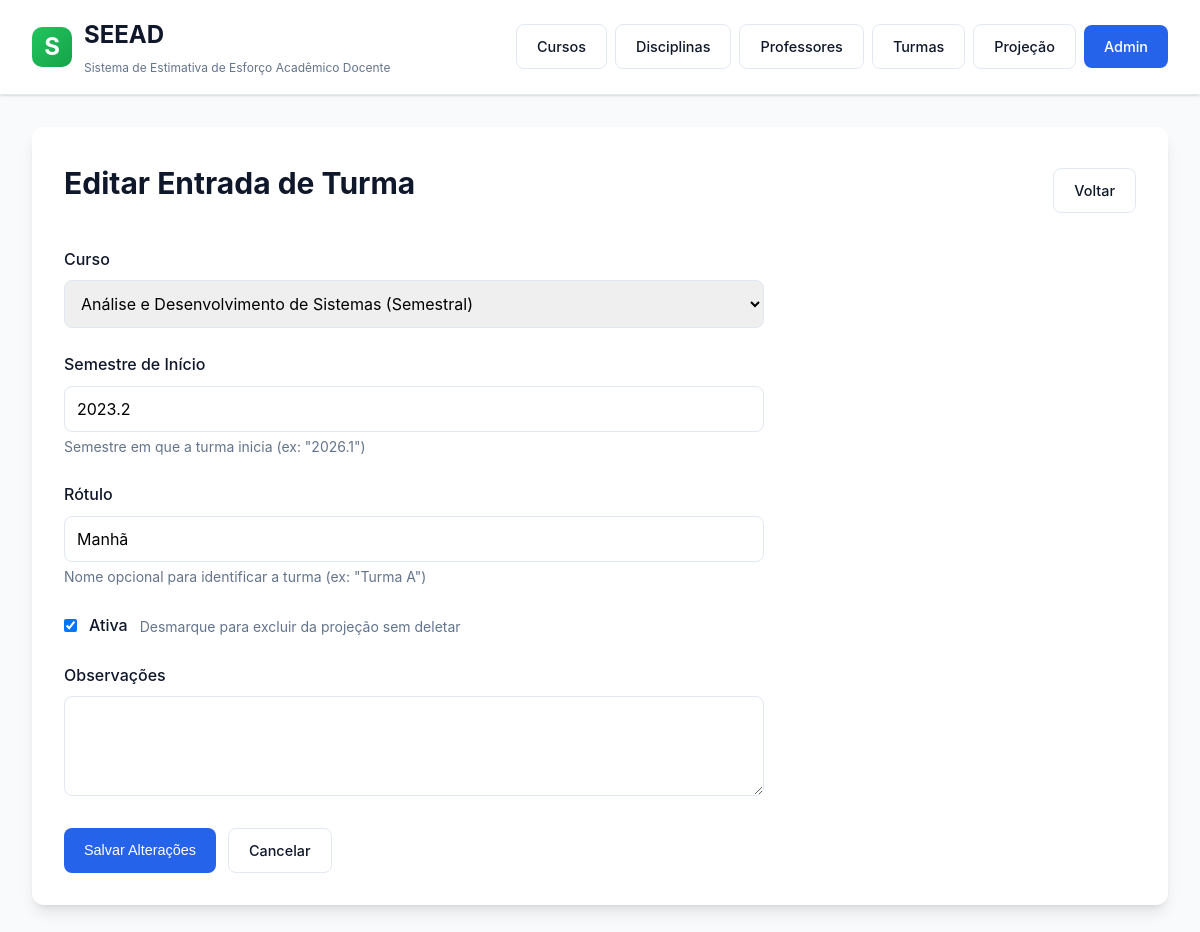
Page /planning/entries/8/edit/ on the committed database.
### planning/models.py (models this page shows, shortened)
class ClassEntry(models.Model):
    course = models.ForeignKey(
        Course,
        on_delete=models.CASCADE,
        related_name="class_entries",
        verbose_name="Curso",
    )
    start_semester = models.CharField(
        max_length=10,
        verbose_name="Semestre de Início",
        help_text='Semestre em que a turma inicia (ex: "2026.1")',
        validators=[semester_validator],
    )
    label = models.CharField(
        max_length=100,
        blank=True,
        verbose_name="Rótulo",
        help_text='Nome opcional para identificar a turma (ex: "Turma A")',
    )
    is_active = models.BooleanField(
        default=True,
        verbose_name="Ativa",
        help_text="Desmarque para excluir da projeção sem deletar",
    )
    notes = models.TextField(blank=True, verbose_name="Observações")
    created_at = models.DateTimeField(auto_now_add=True)
    class Meta:
        ordering = ["start_semester", "course__name"]
        verbose_name = "Entrada de Turma"
        verbose_name_plural = "Entradas de Turma"

### planning/views.py (the view, shortened to what this page needs)
# urls.py: path("entries/<int:pk>/edit/", ClassEntryUpdateView.as_view(), name="entry_edit"),
class ClassEntryUpdateView(UpdateView):
    model = ClassEntry
    form_class = ClassEntryForm
    template_name = "planning/class_entry_form.html"
    success_url = reverse_lazy("planning:entry_list")

### planning/forms.py
class ClassEntryForm(forms.ModelForm):
    class Meta:
        model = ClassEntry
        fields = ["course", "start_semester", "label", "is_active", "notes"]
        widgets = {
            "course": forms.Select(attrs={"class": "form-select"}),
            "start_semester": forms.TextInput(
                attrs={"class": "form-input", "placeholder": "2026.1"}
            ),
            "label": forms.TextInput(
                attrs={"class": "form-input", "placeholder": "Turma A (opcional)"}
            ),
            "is_active": forms.CheckboxInput(attrs={"class": "form-checkbox"}),
            "notes": forms.Textarea(attrs={"class": "form-input", "rows": 3}),
        }
        labels = {
            "course": "Curso",
            "start_semester": "Semestre de Início",
            "label": "Rótulo",
            "is_active": "Ativa",
            "notes": "Observações",
        }

### courses/models.py (called while the page is built)
    def __str__(self):
        return f"{self.name} ({self.get_calendar_type_display()})"

### planning/templates/planning/class_entry_form.html (shortened to what this page needs)
{% extends "courses/base.html" %}
{% block content %}
<div class="section-header">
    <h2>{% if object %}Editar Entrada de Turma{% else %}Nova Entrada de Turma{% endif %}</h2>
    <a href="{% url 'planning:entry_list' %}" class="btn btn-secondary">Voltar</a>
</div>
<div class="form-container">
    <form method="post">
        <div class="form-group">
            <label class="form-label">{{ form.course.label }}</label>
            {{ form.course }}
        </div>
        <div class="form-group">
            <label class="form-label">{{ form.start_semester.label }}</label>
            {{ form.start_semester }}
            <small class="form-help">{{ form.start_semester.help_text }}</small>
        </div>
        <div class="form-group">
            <label class="form-label">{{ form.label.label }}</label>
            {{ form.label }}
            <small class="form-help">{{ form.label.help_text }}</small>
        </div>
        <div class="form-group" style="display:flex;align-items:center;gap:0.75rem;">
            {{ form.is_active }}
            <label class="form-label" style="margin:0;">{{ form.is_active.label }}</label>
            <small class="form-help">{{ form.is_active.help_text }}</small>
        </div>
        <div class="form-group">
            <label class="form-label">{{ form.notes.label }}</label>
            {{ form.notes }}
        </div>
        <div style="display:flex;gap:0.75rem;margin-top:1.5rem;">
            <button type="submit" class="btn btn-primary">
                {% if object %}Salvar Alterações{% else %}Criar Entrada{% endif %}
            </button>
            <a href="{% url 'planning:entry_list' %}" class="btn btn-secondary">Cancelar</a>
        </div>
    </form>
</div>
{% endblock %}

### courses/templates/courses/base.html (style rules this page uses)
:root { --primary-color: #2563eb; --primary-hover: #1d4ed8; --secondary-color: #64748b; --secondary-hover: #475569; --success-color: #16a34a; --danger-color: #dc2626; --warning-color: #ea580c; --info-color: #0891b2; --background: #f8fafc; --surface: #ffffff; --border-color: #e2e8f0; --text-primary: #0f172a; --text-secondary: #64748b; --shadow-sm: 0 1px 2px 0 rgb(0 0 0 / 0.05); --shadow: 0 1px 3px 0 rgb(0 0 0 / 0.1), 0 1px 2px -1px rgb(0 0 0 / 0.1); --shadow-lg: 0 10px 15px -3px rgb(0 0 0 / 0.1), 0 4px 6px -4px rgb(0 0 0 / 0.1); }
* { margin: 0; padding: 0; box-sizing: border-box; }
body { font-family: -apple-system, BlinkMacSystemFont, 'Segoe UI', Roboto, 'Helvetica Neue', Arial, sans-serif; line-height: 1.6; color: var(--text-primary); background: var(--background); min-height: 100vh; padding: 0; }
h2, h3 { color: var(--text-primary); margin-bottom: 1rem; }
h2 { font-size: 1.875rem; font-weight: 700; }
.btn { display: inline-block; padding: 0.625rem 1.25rem; text-decoration: none; border-radius: 8px; font-weight: 500; font-size: 0.9rem; transition: all 0.2s ease; border: none; cursor: pointer; white-space: nowrap; }
.btn-primary { background-color: var(--primary-color); color: white; }
.btn-secondary { background-color: var(--surface); color: var(--text-primary); border: 1px solid var(--border-color); }
.section-header { display: flex; justify-content: space-between; align-items: center; margin-bottom: 1.5rem; flex-wrap: wrap; gap: 1rem; }
a { color: var(--primary-color); text-decoration: none; transition: color 0.2s ease; }
.form-container { max-width: 700px; }
.form-group { margin-bottom: 1.5rem; }
.form-group label { display: block; margin-bottom: 0.5rem; font-weight: 500; color: var(--text-primary); }
.form-group input[type="text"], .form-group input[type="number"], .form-group select, .form-group textarea { width: 100%; padding: 0.75rem; border: 1px solid var(--border-color); border-radius: 8px; font-size: 1rem; font-family: inherit; transition: border-color 0.2s; }
.form-group textarea { min-height: 100px; resize: vertical; }
.form-help { display: block; margin-top: 0.25rem; font-size: 0.875rem; color: var(--text-secondary); }

### rows in the picture
ClassEntry: course "Análise e Desenvolvimento de Sistemas (Semestral)", start_semester "2023.2", label "Manhã", is_active "☑"
